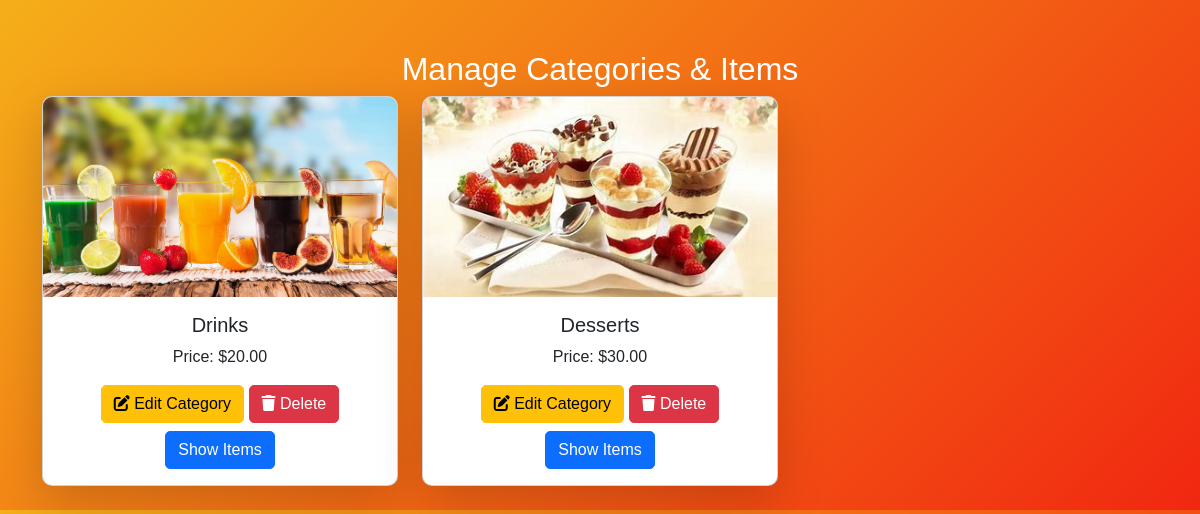
/shop_items/, run on the app's committed database.
### app/models.py (models this page shows, shortened)
class ItemCategory(models.Model):
    img = models.FileField()
    name = models.CharField(max_length=100)
    price = models.DecimalField(max_digits=10, decimal_places=2)

### app/views.py (the view)
# urls.py: path('shop_items/', views.shop_items, name='shop_items'),
def shop_items(req):
    categories = ItemCategory.objects.all()
    items = Item.objects.all()
    return render(req, 'shop/items.html', {'categories': categories, 'items': items})

### templates/shop/items.html (shortened to what this page needs)
    {% load static %}
<!DOCTYPE html>
<html lang="en">
<head>
    {% load static %}
    <link rel="stylesheet" href="https://cdn.jsdelivr.net/npm/bootstrap@5.3.0/dist/css/bootstrap.min.css">
    <link rel="stylesheet" href="https://cdnjs.cloudflare.com/ajax/libs/font-awesome/6.0.0/css/all.min.css">
</head>
<body>
<div class="container">
    <h2 class="text-center text-white">Manage Categories & Items</h2>
    <div class="row">
        {% for category in categories %}
        <div class="col-md-4 mb-4">
            <div class="card shadow-lg">
                <img src="{{ category.img.url }}" class="card-img-top" alt="{{ category.name }}">
                <div class="card-body text-center">
                    <h5 class="card-title">{{ category.name }}</h5>
                    <p class="card-text">Price: ${{ category.price }}</p>
                    <a href="{% url 'edit_category' category.id %}" class="btn btn-warning">
                        <i class="fas fa-edit"></i> Edit Category
                    </a>
                    <a href="{% url 'delete_category' category.id %}" class="btn btn-danger" onclick="return confirm('Are you sure?');">
                        <i class="fas fa-trash"></i> Delete
                    </a>
                    <button class="btn btn-primary mt-2 show-items-btn" data-category-id="{{ category.id }}">
                        Show Items
                    </button>
                </div>
            </div>
        </div>
        {% empty %}
        <p class="text-white text-center">No categories available.</p>
        {% endfor %}
    </div>
</div>
</body>
</html>

### templates/shop/items.html (style rules this page uses)
body { background: linear-gradient(135deg, #f5af19, #f12711); font-family: 'Poppins', sans-serif; }
.container { margin-top: 50px; }
.card { border-radius: 10px; overflow: hidden; transition: 0.3s; }
.card img { height: 200px; object-fit: cover; }
.btn { border-radius: 5px; transition: 0.3s; }

### data on the page
ItemCategory: img (picture), name "Drinks", price "20.00"
ItemCategory: img (picture), name "Desserts", price "30.00"
